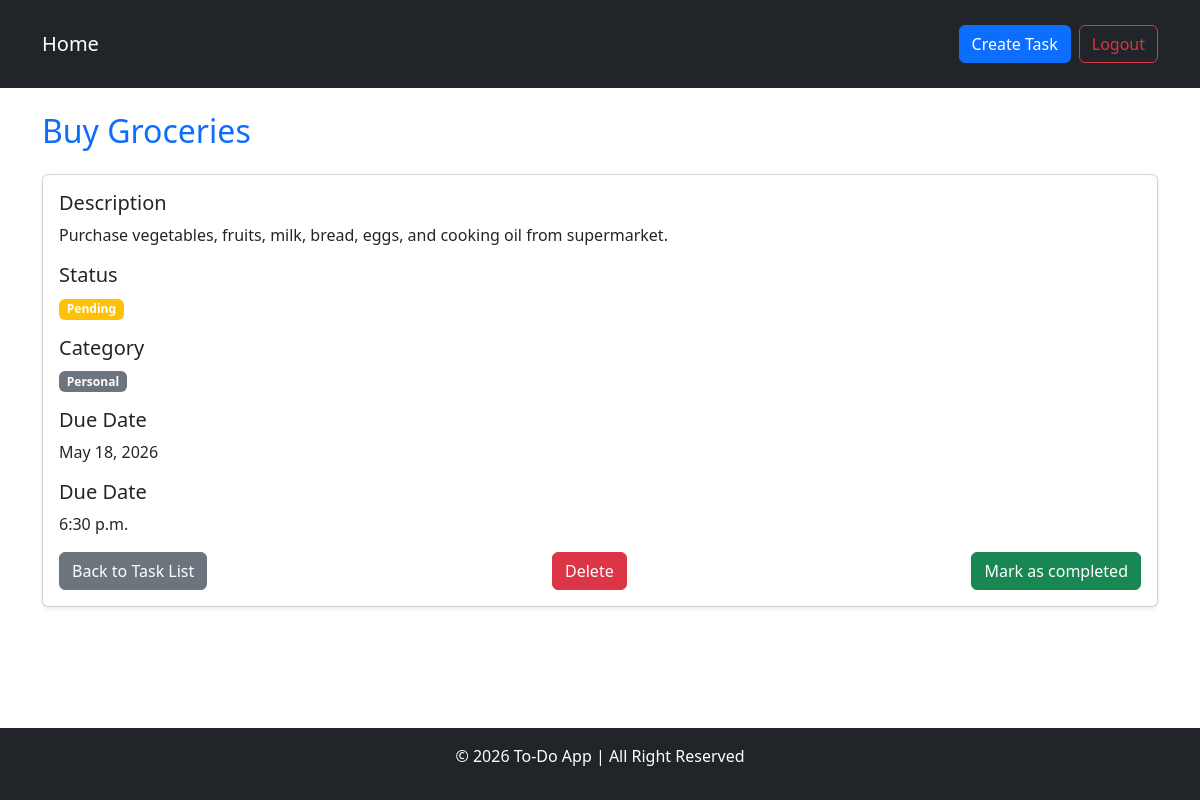
The app's page /task/3/ (signed in) with its own data.
### task/models.py (models this page shows, shortened)
class Task(models.Model):
    STATUS = [
        ('pending', 'Pending'),
        ('completed', 'Completed')
    ]
    CATEGORY = [
        ('work', 'Work'),
        ('personal', 'Personal'),
        ('other', 'Other')
    ]
    title = models.CharField(max_length=100)
    description = models.TextField()
    due_date = models.DateField()
    due_time = models.TimeField()
    status = models.CharField(max_length=10, choices=STATUS, default='pending')
    category = models.CharField(max_length=10, choices=CATEGORY)
    is_completed = models.BooleanField(default=False)
    user = models.ForeignKey(User, on_delete=models.CASCADE)

### task/views.py (the view)
# urls.py: path('task/<int:task_id>/', views.task_detail, name='task_detail'),
@login_required
def task_detail(request, task_id):
    task = get_object_or_404(Task, id=task_id, user=request.user)
    return render(request, 'task_detail.html', {'task' : task})

### task/templates/task_detail.html
{% extends "base.html" %}
{% block content %}
    <h2 class="mb-4 text-primary">{{ task.title }}</h2>
    <div class="card shadow-sm">
        <div class="card-body">
            <div class="mb-3">
                <h5>Description</h5>
                <p>{{ task.description }}</p>
            </div>
            <div class="mb-3">
                <h5>Status</h5>
                {% if task.is_completed %}
                    <span class="badge bg-success">Sompleted</span>
                {% else %}
                    <span class="badge bg-warning">Pending</span>
                {% endif %}
            </div>
            <div class="mb-3">
                <h5>Category</h5>
                <span class="badge bg-secondary">{{ task.get_category_display }}</span>
            </div>
            <div class="mb-3">
                <h5>Due Date</h5>
                <p>{{ task.due_date }}</p>
            </div>
            <div class="mb-3">
                <h5>Due Date</h5>
                <p>{{ task.due_time }}</p>
            </div>
            <div class="d-flex justify-content-between">
                <a href="{% url 'task_list' %}" class="btn btn-secondary">Back to Task List</a>
                <a href="{% url 'task_delete' task.id %}" class="btn btn-danger">Delete</a>                {% if not task.is_completed %}
                    <a href="{% url 'task_mark_completed' task.id %}" class="btn btn-success">Mark as completed</a>
                {% endif %}
            </div>
        </div>
    </div>
{% endblock  %}

### records on screen
Task: title "Buy Groceries", description "Purchase vegetables, fruits, milk, bread, eggs, and cooking oil from supermarket.", category "Personal", due_date "May 18, 2026", due_time "6:30 p.m."
